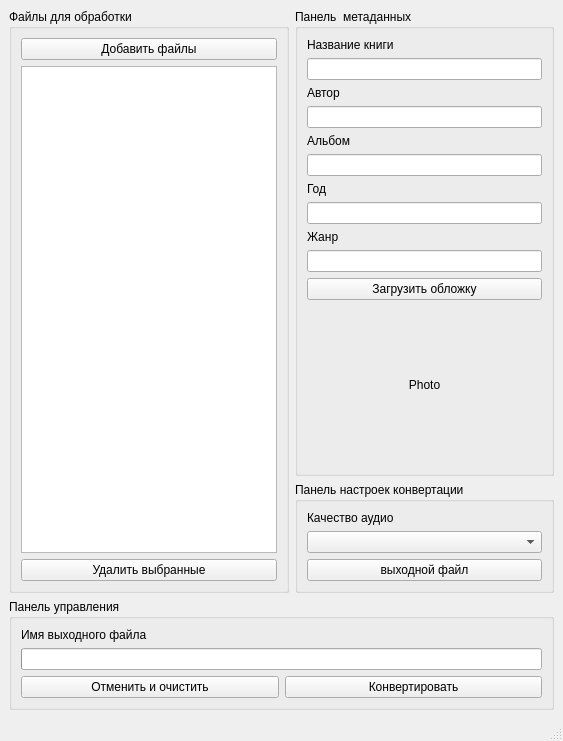
<?xml version="1.0" encoding="UTF-8"?>
<ui version="4.0">
 <class>MainWindow</class>
 <widget class="QMainWindow" name="MainWindow">
  <property name="geometry">
   <rect>
    <x>0</x>
    <y>0</y>
    <width>563</width>
    <height>741</height>
   </rect>
  </property>
  <property name="windowTitle">
   <string>MainWindow</string>
  </property>
  <widget class="QWidget" name="centralwidget">
   <layout class="QGridLayout" name="gridLayout_3">
    <item row="0" column="0">
     <layout class="QGridLayout" name="gridLayout_2">
      <item row="0" column="0" rowspan="2">
       <widget class="QGroupBox" name="groupBox_files">
        <property name="title">
         <string>Файлы для обработки</string>
        </property>
        <layout class="QVBoxLayout" name="verticalLayout">
         <item>
          <widget class="QPushButton" name="pushButton">
           <property name="text">
            <string>Добавить файлы</string>
           </property>
          </widget>
         </item>
         <item>
          <widget class="QListWidget" name="listWidget"/>
         </item>
         <item>
          <widget class="QPushButton" name="pushButton_2">
           <property name="text">
            <string>Удалить выбранные</string>
           </property>
          </widget>
         </item>
        </layout>
       </widget>
      </item>
      <item row="0" column="1">
       <widget class="QGroupBox" name="MetadataPanel">
        <property name="title">
         <string>Панель  метаданных</string>
        </property>
        <layout class="QVBoxLayout" name="verticalLayout_6">
         <item>
          <layout class="QVBoxLayout" name="verticalLayout_2">
           <item>
            <widget class="QLabel" name="label_book_name">
             <property name="text">
              <string>Название книги</string>
             </property>
            </widget>
           </item>
           <item>
            <widget class="QLineEdit" name="lineEdit_title"/>
           </item>
          </layout>
         </item>
         <item>
          <layout class="QVBoxLayout" name="verticalLayout_3">
           <item>
            <widget class="QLabel" name="label_autor_name">
             <property name="text">
              <string>Автор</string>
             </property>
            </widget>
           </item>
           <item>
            <widget class="QLineEdit" name="lineEdit_artist"/>
           </item>
          </layout>
         </item>
         <item>
          <layout class="QVBoxLayout" name="verticalLayout_4">
           <item>
            <widget class="QLabel" name="label_album_name">
             <property name="text">
              <string>Альбом</string>
             </property>
            </widget>
           </item>
           <item>
            <widget class="QLineEdit" name="lineEdit_album"/>
           </item>
          </layout>
         </item>
         <item>
          <layout class="QVBoxLayout" name="verticalLayout_10">
           <item>
            <widget class="QLabel" name="label_album_name_3">
             <property name="text">
              <string>Год</string>
             </property>
            </widget>
           </item>
           <item>
            <widget class="QLineEdit" name="lineEdit_year"/>
           </item>
          </layout>
         </item>
         <item>
          <layout class="QVBoxLayout" name="verticalLayout_5">
           <item>
            <widget class="QLabel" name="label_genre_name">
             <property name="text">
              <string>Жанр</string>
             </property>
            </widget>
           </item>
           <item>
            <widget class="QLineEdit" name="lineEdit_genre"/>
           </item>
          </layout>
         </item>
         <item>
          <layout class="QGridLayout" name="gridLayout">
           <item row="2" column="0">
            <widget class="QLabel" name="label_cover_of_book">
             <property name="minimumSize">
              <size>
               <width>150</width>
               <height>150</height>
              </size>
             </property>
             <property name="text">
              <string>Photo</string>
             </property>
             <property name="alignment">
              <set>Qt::AlignCenter</set>
             </property>
            </widget>
           </item>
           <item row="0" column="0">
            <widget class="QPushButton" name="pushButton_upload_cover">
             <property name="text">
              <string>Загрузить обложку</string>
             </property>
            </widget>
           </item>
           <item row="3" column="0">
            <spacer name="verticalSpacer_2">
             <property name="orientation">
              <enum>Qt::Vertical</enum>
             </property>
             <property name="sizeHint" stdset="0">
              <size>
               <width>20</width>
               <height>40</height>
              </size>
             </property>
            </spacer>
           </item>
           <item row="1" column="0">
            <spacer name="verticalSpacer">
             <property name="orientation">
              <enum>Qt::Vertical</enum>
             </property>
             <property name="sizeHint" stdset="0">
              <size>
               <width>20</width>
               <height>40</height>
              </size>
             </property>
            </spacer>
           </item>
          </layout>
         </item>
        </layout>
       </widget>
      </item>
      <item row="4" column="0" colspan="2">
       <widget class="QGroupBox" name="ControlPanel">
        <property name="title">
         <string>Панель управления</string>
        </property>
        <layout class="QVBoxLayout" name="verticalLayout_9">
         <item>
          <widget class="QLabel" name="label_output_file">
           <property name="text">
            <string>Имя выходного файла</string>
           </property>
          </widget>
         </item>
         <item>
          <widget class="QProgressBar" name="progressBar">
           <property name="value">
            <number>0</number>
           </property>
           <property name="textVisible">
            <bool>false</bool>
           </property>
          </widget>
         </item>
         <item>
          <layout class="QHBoxLayout" name="horizontalLayout">
           <item>
            <widget class="QPushButton" name="pushButton_stop_and_clean">
             <property name="text">
              <string>Отменить и очистить</string>
             </property>
            </widget>
           </item>
           <item>
            <widget class="QPushButton" name="pushButton_convert">
             <property name="text">
              <string>Конвертировать</string>
             </property>
            </widget>
           </item>
          </layout>
         </item>
        </layout>
       </widget>
      </item>
      <item row="1" column="1">
       <widget class="QGroupBox" name="ConversionSettingsPanel">
        <property name="title">
         <string>Панель настроек конвертации</string>
        </property>
        <layout class="QVBoxLayout" name="verticalLayout_8">
         <item>
          <layout class="QVBoxLayout" name="verticalLayout_7">
           <item>
            <widget class="QLabel" name="label_audio_quality">
             <property name="text">
              <string>Качество аудио</string>
             </property>
            </widget>
           </item>
           <item>
            <widget class="QComboBox" name="comboBox_audio_quality"/>
           </item>
          </layout>
         </item>
         <item>
          <widget class="QPushButton" name="pushButton_output_file">
           <property name="text">
            <string>выходной файл</string>
           </property>
          </widget>
         </item>
        </layout>
       </widget>
      </item>
     </layout>
    </item>
   </layout>
  </widget>
  <widget class="QMenuBar" name="menubar">
   <property name="geometry">
    <rect>
     <x>0</x>
     <y>0</y>
     <width>563</width>
     <height>21</height>
    </rect>
   </property>
  </widget>
  <widget class="QStatusBar" name="statusbar"/>
 </widget>
 <resources/>
 <connections/>
</ui>
